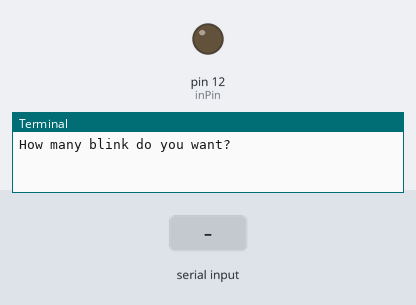
This program was run on a simulated Raspberry Pi (header pin numbers). On the bench: output pins drawn as LEDs (lit = HIGH), the last lines printed to the terminal. Dashed ring = blinking. The inputs (shaded band) are chosen by the test bench.

Above: at 1.2 s.
1.3 s: "5" typed at the terminal, then Enter
At 1.9 s:
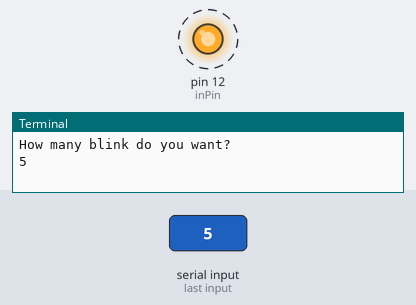
Timing chart, 0 to 11.8 s (numbered marks = the images above; inputs shaded):
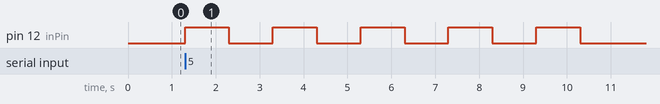

Measured:
- after the input at 1.3 s, pin 12 (inPin): alternates HIGH for 1.0 s and LOW for 1.0 s, starting at once

The program:

l02_basic_led_input.py
```python
import RPi.GPIO as GPIO
import time
inPin= 12
GPIO.setmode(GPIO.BOARD)
GPIO.setup(inPin,GPIO.OUT)

cont ="y"
while cont == "y":
    number = int(input("How many blink do you want? \n"))
    for i in range(number):
        GPIO.output(inPin,True)
        time.sleep(1)
        GPIO.output(inPin,False)
        time.sleep(1)
    cont = input("Would you like to continue ?\n"
                    "Press Y to continue\n"
                     "Something else to exit\n").lower()
GPIO.cleanup()
```
